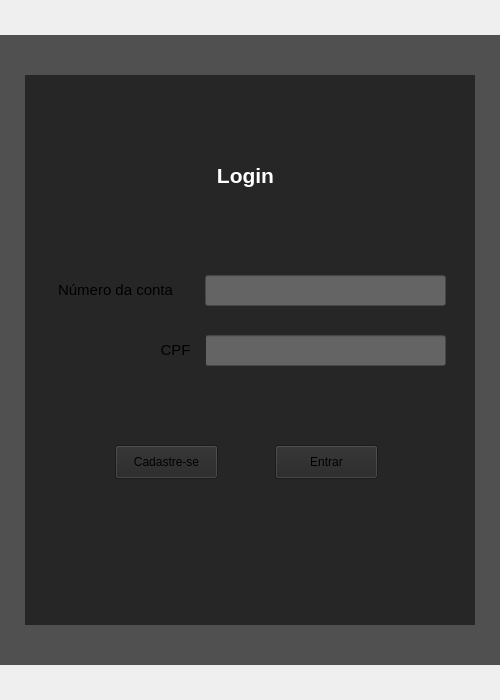
<?xml version="1.0" encoding="UTF-8"?>
<ui version="4.0">
 <class>MainWindow</class>
 <widget class="QMainWindow" name="MainWindow">
  <property name="geometry">
   <rect>
    <x>0</x>
    <y>0</y>
    <width>500</width>
    <height>700</height>
   </rect>
  </property>
  <property name="minimumSize">
   <size>
    <width>500</width>
    <height>700</height>
   </size>
  </property>
  <property name="windowTitle">
   <string>MainWindow</string>
  </property>
  <widget class="QWidget" name="centralwidget">
   <layout class="QVBoxLayout" name="verticalLayout">
    <property name="spacing">
     <number>0</number>
    </property>
    <property name="leftMargin">
     <number>0</number>
    </property>
    <property name="topMargin">
     <number>0</number>
    </property>
    <property name="rightMargin">
     <number>0</number>
    </property>
    <property name="bottomMargin">
     <number>0</number>
    </property>
    <item>
     <widget class="QFrame" name="frame">
      <property name="maximumSize">
       <size>
        <width>16777215</width>
        <height>35</height>
       </size>
      </property>
      <property name="frameShape">
       <enum>QFrame::NoFrame</enum>
      </property>
      <property name="frameShadow">
       <enum>QFrame::Raised</enum>
      </property>
      <layout class="QHBoxLayout" name="horizontalLayout_2">
       <property name="spacing">
        <number>0</number>
       </property>
       <property name="leftMargin">
        <number>0</number>
       </property>
       <property name="topMargin">
        <number>5</number>
       </property>
       <property name="rightMargin">
        <number>0</number>
       </property>
       <property name="bottomMargin">
        <number>0</number>
       </property>
      </layout>
     </widget>
    </item>
    <item>
     <widget class="QFrame" name="frame_2">
      <property name="styleSheet">
       <string notr="true">background-color: rgb(255, 255, 255);
background-color: rgb(80, 80, 80);</string>
      </property>
      <property name="frameShape">
       <enum>QFrame::NoFrame</enum>
      </property>
      <property name="frameShadow">
       <enum>QFrame::Raised</enum>
      </property>
      <layout class="QHBoxLayout" name="horizontalLayout">
       <item>
        <widget class="QFrame" name="frame_4">
         <property name="maximumSize">
          <size>
           <width>450</width>
           <height>550</height>
          </size>
         </property>
         <property name="styleSheet">
          <string notr="true">background-color: rgb(38, 38, 38);</string>
         </property>
         <property name="frameShape">
          <enum>QFrame::NoFrame</enum>
         </property>
         <property name="frameShadow">
          <enum>QFrame::Raised</enum>
         </property>
         <widget class="QPushButton" name="botao_entrar">
          <property name="geometry">
           <rect>
            <x>250</x>
            <y>370</y>
            <width>103</width>
            <height>34</height>
           </rect>
          </property>
          <property name="text">
           <string>Entrar</string>
          </property>
         </widget>
         <widget class="QLabel" name="label">
          <property name="geometry">
           <rect>
            <x>80</x>
            <y>80</y>
            <width>281</width>
            <height>41</height>
           </rect>
          </property>
          <property name="styleSheet">
           <string notr="true">color: rgb(255, 255, 255);</string>
          </property>
          <property name="text">
           <string>&lt;html&gt;&lt;head/&gt;&lt;body&gt;&lt;p align=&quot;center&quot;&gt;&lt;span style=&quot; font-size:16pt; font-weight:600;&quot;&gt;Login&lt;/span&gt;&lt;/p&gt;&lt;/body&gt;&lt;/html&gt;</string>
          </property>
         </widget>
         <widget class="QPushButton" name="botao_cadastrar">
          <property name="geometry">
           <rect>
            <x>90</x>
            <y>370</y>
            <width>103</width>
            <height>34</height>
           </rect>
          </property>
          <property name="text">
           <string>Cadastre-se</string>
          </property>
         </widget>
         <widget class="QLineEdit" name="lineEdit_2">
          <property name="geometry">
           <rect>
            <x>180</x>
            <y>260</y>
            <width>241</width>
            <height>31</height>
           </rect>
          </property>
          <property name="styleSheet">
           <string notr="true">background-color: rgb(100, 100, 100);</string>
          </property>
         </widget>
         <widget class="QLineEdit" name="lineEdit">
          <property name="geometry">
           <rect>
            <x>180</x>
            <y>200</y>
            <width>241</width>
            <height>31</height>
           </rect>
          </property>
          <property name="styleSheet">
           <string notr="true">background-color: rgb(100, 100, 100);</string>
          </property>
         </widget>
         <widget class="QLabel" name="label_2">
          <property name="geometry">
           <rect>
            <x>10</x>
            <y>190</y>
            <width>161</width>
            <height>51</height>
           </rect>
          </property>
          <property name="font">
           <font>
            <pointsize>15</pointsize>
           </font>
          </property>
          <property name="text">
           <string>&lt;html&gt;&lt;head/&gt;&lt;body&gt;&lt;p align=&quot;center&quot;&gt;&lt;span style=&quot; font-size:11pt;&quot;&gt;Número da conta&lt;/span&gt;&lt;/p&gt;&lt;/body&gt;&lt;/html&gt;</string>
          </property>
         </widget>
         <widget class="QLabel" name="label_3">
          <property name="geometry">
           <rect>
            <x>120</x>
            <y>260</y>
            <width>61</width>
            <height>31</height>
           </rect>
          </property>
          <property name="font">
           <font>
            <pointsize>15</pointsize>
           </font>
          </property>
          <property name="text">
           <string>&lt;html&gt;&lt;head/&gt;&lt;body&gt;&lt;p align=&quot;center&quot;&gt;&lt;span style=&quot; font-size:11pt;&quot;&gt;CPF&lt;/span&gt;&lt;/p&gt;&lt;/body&gt;&lt;/html&gt;</string>
          </property>
         </widget>
        </widget>
       </item>
      </layout>
     </widget>
    </item>
    <item>
     <widget class="QFrame" name="frame_3">
      <property name="maximumSize">
       <size>
        <width>16777215</width>
        <height>35</height>
       </size>
      </property>
      <property name="frameShape">
       <enum>QFrame::NoFrame</enum>
      </property>
      <property name="frameShadow">
       <enum>QFrame::Raised</enum>
      </property>
     </widget>
    </item>
   </layout>
  </widget>
 </widget>
 <resources/>
 <connections/>
</ui>
